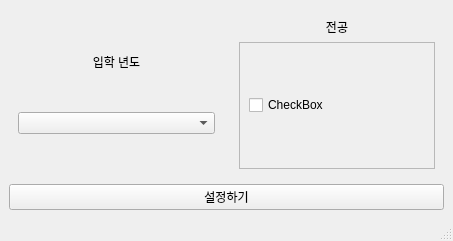
<?xml version="1.0" encoding="UTF-8"?>
<ui version="4.0">
 <class>MainWindow</class>
 <widget class="QMainWindow" name="MainWindow">
  <property name="geometry">
   <rect>
    <x>0</x>
    <y>0</y>
    <width>453</width>
    <height>241</height>
   </rect>
  </property>
  <property name="sizePolicy">
   <sizepolicy hsizetype="Fixed" vsizetype="Fixed">
    <horstretch>0</horstretch>
    <verstretch>0</verstretch>
   </sizepolicy>
  </property>
  <property name="windowTitle">
   <string>MainWindow</string>
  </property>
  <widget class="QWidget" name="centralwidget">
   <layout class="QVBoxLayout" name="verticalLayout_4">
    <item>
     <layout class="QHBoxLayout" name="horizontalLayout">
      <item>
       <widget class="QWidget" name="widget_2" native="true">
        <layout class="QVBoxLayout" name="verticalLayout_3">
         <item>
          <widget class="QLabel" name="label_2">
           <property name="sizePolicy">
            <sizepolicy hsizetype="Preferred" vsizetype="Fixed">
             <horstretch>0</horstretch>
             <verstretch>0</verstretch>
            </sizepolicy>
           </property>
           <property name="text">
            <string>입학 년도</string>
           </property>
           <property name="alignment">
            <set>Qt::AlignCenter</set>
           </property>
          </widget>
         </item>
         <item>
          <widget class="QComboBox" name="year_cmbo">
           <property name="sizePolicy">
            <sizepolicy hsizetype="Preferred" vsizetype="Fixed">
             <horstretch>0</horstretch>
             <verstretch>0</verstretch>
            </sizepolicy>
           </property>
          </widget>
         </item>
        </layout>
       </widget>
      </item>
      <item>
       <widget class="QWidget" name="widget" native="true">
        <layout class="QVBoxLayout" name="verticalLayout_2">
         <item>
          <widget class="QLabel" name="label">
           <property name="text">
            <string>전공</string>
           </property>
           <property name="alignment">
            <set>Qt::AlignCenter</set>
           </property>
          </widget>
         </item>
         <item>
          <widget class="QScrollArea" name="scrollArea">
           <property name="sizePolicy">
            <sizepolicy hsizetype="Preferred" vsizetype="Expanding">
             <horstretch>0</horstretch>
             <verstretch>0</verstretch>
            </sizepolicy>
           </property>
           <property name="horizontalScrollBarPolicy">
            <enum>Qt::ScrollBarAlwaysOff</enum>
           </property>
           <property name="widgetResizable">
            <bool>true</bool>
           </property>
           <widget class="QWidget" name="scrollAreaWidgetContents">
            <property name="geometry">
             <rect>
              <x>0</x>
              <y>0</y>
              <width>187</width>
              <height>85</height>
             </rect>
            </property>
            <layout class="QVBoxLayout" name="verticalLayout">
             <item>
              <widget class="QCheckBox" name="checkBox">
               <property name="text">
                <string>CheckBox</string>
               </property>
              </widget>
             </item>
            </layout>
           </widget>
          </widget>
         </item>
        </layout>
       </widget>
      </item>
     </layout>
    </item>
    <item>
     <widget class="QPushButton" name="setbtn">
      <property name="text">
       <string>설정하기</string>
      </property>
     </widget>
    </item>
   </layout>
  </widget>
  <widget class="QMenuBar" name="menubar">
   <property name="geometry">
    <rect>
     <x>0</x>
     <y>0</y>
     <width>453</width>
     <height>26</height>
    </rect>
   </property>
  </widget>
  <widget class="QStatusBar" name="statusbar"/>
 </widget>
 <resources/>
 <connections/>
</ui>
